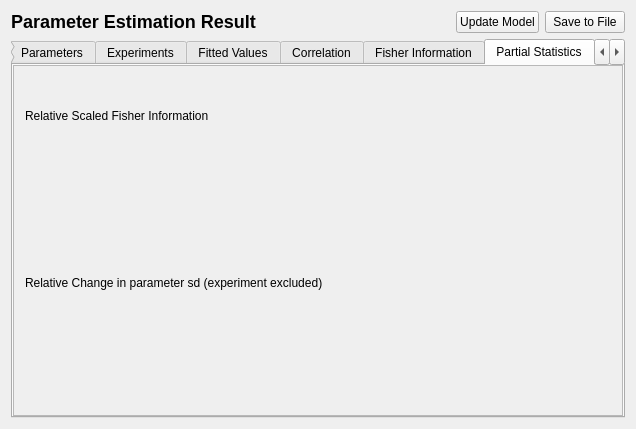
<?xml version="1.0" encoding="UTF-8"?>
<ui version="4.0">
 <comment> All rights reserved. </comment>
 <class>CQFittingResult</class>
 <widget class="CopasiWidget" name="CQFittingResult">
  <property name="geometry">
   <rect>
    <x>0</x>
    <y>0</y>
    <width>636</width>
    <height>429</height>
   </rect>
  </property>
  <property name="windowTitle">
   <string>Parameter Estimation Result Window</string>
  </property>
  <property name="caption" stdset="0">
   <string>Fitting Result</string>
  </property>
  <layout class="QGridLayout" name="gridLayout">
   <item row="0" column="0">
    <layout class="QHBoxLayout" name="horizontalLayout">
     <item>
      <widget class="QLabel" name="mpLblResult">
       <property name="sizePolicy">
        <sizepolicy hsizetype="MinimumExpanding" vsizetype="Fixed">
         <horstretch>0</horstretch>
         <verstretch>0</verstretch>
        </sizepolicy>
       </property>
       <property name="text">
        <string>&lt;h2&gt;Parameter Estimation Result&lt;/h2&gt;</string>
       </property>
       <property name="wordWrap">
        <bool>false</bool>
       </property>
      </widget>
     </item>
     <item>
      <widget class="QPushButton" name="mpBtnUpdateModel">
       <property name="text">
        <string>Update Model</string>
       </property>
      </widget>
     </item>
     <item>
      <widget class="QPushButton" name="mpBtnSave">
       <property name="text">
        <string>Save to File</string>
       </property>
      </widget>
     </item>
    </layout>
   </item>
   <item row="1" column="0">
    <widget class="QTabWidget" name="mpTabWidget">
     <property name="sizePolicy">
      <sizepolicy hsizetype="Ignored" vsizetype="Preferred">
       <horstretch>0</horstretch>
       <verstretch>0</verstretch>
      </sizepolicy>
     </property>
     <property name="minimumSize">
      <size>
       <width>210</width>
       <height>180</height>
      </size>
     </property>
     <property name="currentIndex">
      <number>6</number>
     </property>
     <widget class="CQFittingResultTab1" name="mpMain">
      <attribute name="title">
       <string>Main</string>
      </attribute>
     </widget>
     <widget class="QTableView" name="mpParameters">
      <property name="editTriggers">
       <set>QAbstractItemView::NoEditTriggers</set>
      </property>
      <property name="alternatingRowColors">
       <bool>true</bool>
      </property>
      <property name="sortingEnabled">
       <bool>true</bool>
      </property>
      <attribute name="title">
       <string>Parameters</string>
      </attribute>
     </widget>
     <widget class="QTreeWidget" name="mpExperiments">
      <property name="editTriggers">
       <set>QAbstractItemView::NoEditTriggers</set>
      </property>
      <property name="sortingEnabled">
       <bool>true</bool>
      </property>
      <attribute name="title">
       <string>Experiments</string>
      </attribute>
      <column>
       <property name="text">
        <string>Experiment</string>
       </property>
      </column>
      <column>
       <property name="text">
        <string>Data Points</string>
       </property>
      </column>
      <column>
       <property name="text">
        <string>Objective Value</string>
       </property>
      </column>
      <column>
       <property name="text">
        <string>Root Mean Square</string>
       </property>
      </column>
      <column>
       <property name="text">
        <string>Error Mean</string>
       </property>
      </column>
      <column>
       <property name="text">
        <string>Error Mean Std. Deviation</string>
       </property>
      </column>
     </widget>
     <widget class="QTableWidget" name="mpValues">
      <property name="editTriggers">
       <set>QAbstractItemView::NoEditTriggers</set>
      </property>
      <property name="sortingEnabled">
       <bool>true</bool>
      </property>
      <attribute name="title">
       <string>Fitted Values</string>
      </attribute>
      <column>
       <property name="text">
        <string>Fitted Value</string>
       </property>
      </column>
      <column>
       <property name="text">
        <string>Data Points</string>
       </property>
      </column>
      <column>
       <property name="text">
        <string>Objective Value</string>
       </property>
      </column>
      <column>
       <property name="text">
        <string>Root Mean Square</string>
       </property>
      </column>
      <column>
       <property name="text">
        <string>Error Mean</string>
       </property>
      </column>
      <column>
       <property name="text">
        <string>Error Mean Std. Deviation</string>
       </property>
      </column>
     </widget>
     <widget class="CQArrayAnnotationsWidget" name="mpCorrelations">
      <attribute name="title">
       <string>Correlation</string>
      </attribute>
     </widget>
     <widget class="QScrollArea" name="mpFisherInformationPage">
      <property name="widgetResizable">
       <bool>true</bool>
      </property>
      <attribute name="title">
       <string>Fisher Information</string>
      </attribute>
      <widget class="QWidget" name="mpFisherInformationPageLayout">
       <property name="geometry">
        <rect>
         <x>0</x>
         <y>0</y>
         <width>598</width>
         <height>2400</height>
        </rect>
       </property>
       <property name="minimumSize">
        <size>
         <width>0</width>
         <height>2400</height>
        </size>
       </property>
       <layout class="QVBoxLayout">
        <property name="leftMargin">
         <number>0</number>
        </property>
        <property name="topMargin">
         <number>0</number>
        </property>
        <property name="rightMargin">
         <number>0</number>
        </property>
        <property name="bottomMargin">
         <number>0</number>
        </property>
        <item>
         <widget class="QLabel" name="mpLblFIM">
          <property name="text">
           <string>Fisher Information Matrix</string>
          </property>
          <property name="wordWrap">
           <bool>false</bool>
          </property>
          <property name="margin">
           <number>4</number>
          </property>
         </widget>
        </item>
        <item>
         <widget class="CQArrayAnnotationsWidget" name="mpFisherInformationMatrix" native="true"/>
        </item>
        <item>
         <widget class="QLabel" name="mpLblFIMEigenval">
          <property name="text">
           <string>FIM Eigenvalues</string>
          </property>
          <property name="wordWrap">
           <bool>false</bool>
          </property>
          <property name="margin">
           <number>4</number>
          </property>
         </widget>
        </item>
        <item>
         <widget class="CQArrayAnnotationsWidget" name="mpFisherInformationEigenvalues" native="true">
          <property name="sizePolicy">
           <sizepolicy hsizetype="Expanding" vsizetype="Fixed">
            <horstretch>0</horstretch>
            <verstretch>0</verstretch>
           </sizepolicy>
          </property>
         </widget>
        </item>
        <item>
         <widget class="QLabel" name="mpLblFIMEigenvec">
          <property name="text">
           <string>FIM Eigenvectors</string>
          </property>
          <property name="wordWrap">
           <bool>false</bool>
          </property>
          <property name="margin">
           <number>4</number>
          </property>
         </widget>
        </item>
        <item>
         <widget class="CQArrayAnnotationsWidget" name="mpFisherInformationEigenvectors" native="true"/>
        </item>
        <item>
         <widget class="QLabel" name="mpLblFIMScaled">
          <property name="text">
           <string>Fisher Information Matrix (scaled)</string>
          </property>
          <property name="wordWrap">
           <bool>false</bool>
          </property>
          <property name="margin">
           <number>4</number>
          </property>
         </widget>
        </item>
        <item>
         <widget class="CQArrayAnnotationsWidget" name="mpFisherInformationScaledMatrix" native="true"/>
        </item>
        <item>
         <widget class="QLabel" name="mpLblFIMScaledEigenval">
          <property name="text">
           <string>FIM Eigenvalues (scaled)</string>
          </property>
          <property name="wordWrap">
           <bool>false</bool>
          </property>
          <property name="margin">
           <number>4</number>
          </property>
         </widget>
        </item>
        <item>
         <widget class="CQArrayAnnotationsWidget" name="mpFisherInformationScaledEigenvalues" native="true">
          <property name="sizePolicy">
           <sizepolicy hsizetype="Expanding" vsizetype="Fixed">
            <horstretch>0</horstretch>
            <verstretch>0</verstretch>
           </sizepolicy>
          </property>
         </widget>
        </item>
        <item>
         <widget class="QLabel" name="mpLblFIMScaledEigenvec">
          <property name="text">
           <string>FIM Eigenvectors (scaled)</string>
          </property>
          <property name="wordWrap">
           <bool>false</bool>
          </property>
          <property name="margin">
           <number>4</number>
          </property>
         </widget>
        </item>
        <item>
         <widget class="CQArrayAnnotationsWidget" name="mpFisherInformationScaledEigenvectors" native="true"/>
        </item>
       </layout>
      </widget>
     </widget>
     <widget class="QWidget" name="mpPartialStatisticsPage">
      <attribute name="title">
       <string>Partial Statistics</string>
      </attribute>
      <layout class="QVBoxLayout" name="verticalLayout_2">
       <property name="leftMargin">
        <number>0</number>
       </property>
       <property name="topMargin">
        <number>0</number>
       </property>
       <property name="rightMargin">
        <number>0</number>
       </property>
       <property name="bottomMargin">
        <number>0</number>
       </property>
       <item>
        <widget class="QScrollArea" name="mpPartialStatisticsScrollArea">
         <property name="widgetResizable">
          <bool>true</bool>
         </property>
         <widget class="QWidget" name="scrollAreaWidgetContents">
          <property name="geometry">
           <rect>
            <x>0</x>
            <y>0</y>
            <width>612</width>
            <height>218</height>
           </rect>
          </property>
          <layout class="QVBoxLayout" name="verticalLayout">
           <item>
            <widget class="QLabel" name="mpLblRelFisherInformation">
             <property name="text">
              <string>Relative Scaled Fisher Information</string>
             </property>
            </widget>
           </item>
           <item>
            <widget class="CQArrayAnnotationsWidget" name="mpRelFisherInformationMatrix" native="true"/>
           </item>
           <item>
            <widget class="QLabel" name="mpLblRelSDChange">
             <property name="text">
              <string>Relative Change in parameter sd (experiment excluded)</string>
             </property>
            </widget>
           </item>
           <item>
            <widget class="CQArrayAnnotationsWidget" name="mpRelSDMatrix" native="true"/>
           </item>
          </layout>
         </widget>
        </widget>
       </item>
      </layout>
     </widget>
     <widget class="QTreeWidget" name="mpCrossValidations">
      <property name="editTriggers">
       <set>QAbstractItemView::NoEditTriggers</set>
      </property>
      <property name="sortingEnabled">
       <bool>true</bool>
      </property>
      <attribute name="title">
       <string>Validation Experiments</string>
      </attribute>
      <column>
       <property name="text">
        <string>Validation Experiment</string>
       </property>
      </column>
      <column>
       <property name="text">
        <string>Objective Value</string>
       </property>
      </column>
      <column>
       <property name="text">
        <string>Root Mean Square</string>
       </property>
      </column>
      <column>
       <property name="text">
        <string>Error Mean</string>
       </property>
      </column>
      <column>
       <property name="text">
        <string>Error Mean Std. Deviation</string>
       </property>
      </column>
     </widget>
     <widget class="QTableWidget" name="mpCrossValidationValues">
      <property name="editTriggers">
       <set>QAbstractItemView::NoEditTriggers</set>
      </property>
      <property name="sortingEnabled">
       <bool>true</bool>
      </property>
      <attribute name="title">
       <string>Validation Fitted Values</string>
      </attribute>
      <column>
       <property name="text">
        <string>Validation Fitted Value</string>
       </property>
      </column>
      <column>
       <property name="text">
        <string>Objective Value</string>
       </property>
      </column>
      <column>
       <property name="text">
        <string>Root Mean Square</string>
       </property>
      </column>
      <column>
       <property name="text">
        <string>Error Mean</string>
       </property>
      </column>
      <column>
       <property name="text">
        <string>Error Mean Std. Deviation</string>
       </property>
      </column>
     </widget>
     <widget class="QWidget" name="mpLogPage">
      <attribute name="title">
       <string>Log</string>
      </attribute>
      <layout class="QGridLayout">
       <property name="leftMargin">
        <number>0</number>
       </property>
       <property name="topMargin">
        <number>0</number>
       </property>
       <property name="rightMargin">
        <number>0</number>
       </property>
       <property name="bottomMargin">
        <number>0</number>
       </property>
       <item row="0" column="0">
        <widget class="QTreeWidget" name="mpLogTree">
         <attribute name="headerVisible">
          <bool>false</bool>
         </attribute>
         <column>
          <property name="text">
           <string notr="true">1</string>
          </property>
         </column>
        </widget>
       </item>
      </layout>
     </widget>
    </widget>
   </item>
  </layout>
 </widget>
 <layoutdefault spacing="6" margin="11"/>
 <customwidgets>
  <customwidget>
   <class>CopasiWidget</class>
   <extends>QWidget</extends>
   <header>copasi/UI/copasiWidget.h</header>
   <container>1</container>
  </customwidget>
  <customwidget>
   <class>CQArrayAnnotationsWidget</class>
   <extends>QWidget</extends>
   <header>copasi/UI/CQArrayAnnotationsWidget.h</header>
  </customwidget>
  <customwidget>
   <class>CQFittingResultTab1</class>
   <extends>QWidget</extends>
   <header>copasi/UI/CQFittingResultTab1.h</header>
  </customwidget>
 </customwidgets>
 <resources/>
 <connections>
  <connection>
   <sender>mpBtnSave</sender>
   <signal>clicked()</signal>
   <receiver>CQFittingResult</receiver>
   <slot>slotSave()</slot>
   <hints>
    <hint type="sourcelabel">
     <x>625</x>
     <y>97</y>
    </hint>
    <hint type="destinationlabel">
     <x>20</x>
     <y>20</y>
    </hint>
   </hints>
  </connection>
  <connection>
   <sender>mpBtnUpdateModel</sender>
   <signal>clicked()</signal>
   <receiver>CQFittingResult</receiver>
   <slot>slotUpdateModel()</slot>
   <hints>
    <hint type="sourcelabel">
     <x>533</x>
     <y>97</y>
    </hint>
    <hint type="destinationlabel">
     <x>20</x>
     <y>20</y>
    </hint>
   </hints>
  </connection>
  <connection>
   <sender>mpTabWidget</sender>
   <signal>currentChanged(int)</signal>
   <receiver>CQFittingResult</receiver>
   <slot>loadTab(int)</slot>
   <hints>
    <hint type="sourcelabel">
     <x>279</x>
     <y>336</y>
    </hint>
    <hint type="destinationlabel">
     <x>270</x>
     <y>119</y>
    </hint>
   </hints>
  </connection>
 </connections>
 <slots>
  <slot>loadTab(int)</slot>
 </slots>
</ui>
